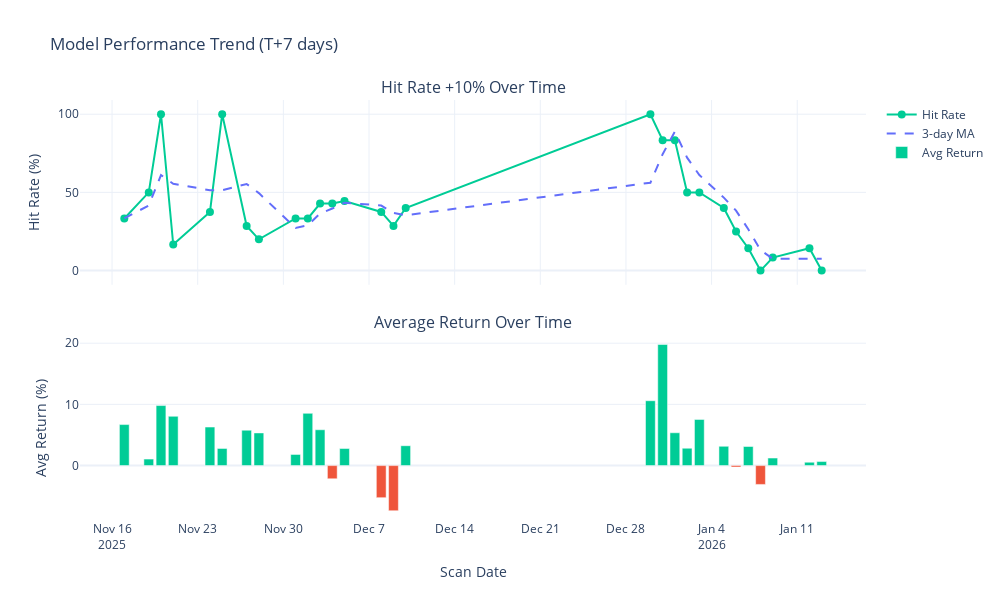

Here is the notebook cell this chart was saved with:
### Code cell
# ═══════════════════════════════════════════════════════════════════════════════
# 4. PERFORMANCE TREND OVER TIME
# ═══════════════════════════════════════════════════════════════════════════════

print("📈 Model Performance Trend:")
print("="*60)
trend_df = compute_daily_trend(backtest_df, period=PRIMARY_PERIOD)
display(trend_df)

plot_trend_over_time(backtest_df, period=PRIMARY_PERIOD)

### Figure 1 — Plotly figure (JSON) as saved in the notebook; plotly's stock layout.template omitted (floating-point values rounded to 4 significant figures)
{"data": [{"line": {"color": "#00CC96", "width": 2}, "marker": {"size": 8}, "mode": "lines+markers", "name": "Hit Rate", "type": "scatter", "x": ["2025-11-17", "2025-11-19", "2025-11-20", "2025-11-21", "2025-11-24", "2025-11-25", "2025-11-27", "2025-11-28", "2025-12-01", "2025-12-02", "2025-12-03", "2025-12-04", "2025-12-05", "2025-12-08", "2025-12-09", "2025-12-10", "2025-12-30", "2025-12-31", "2026-01-01", "2026-01-02", "2026-01-03", "2026-01-05", "2026-01-06", "2026-01-07", "2026-01-08", "2026-01-09", "2026-01-12", "2026-01-13"], "xaxis": "x", "y": [33.33, 50.0, 100.0, 16.67, 37.5, 100.0, 28.57, 20.0, 33.33, 33.33, 42.86, 42.86, 44.44, 37.5, 28.57, 40.0, 100.0, 83.33, 83.33, 50.0, 50.0, 40.0, 25.0, 14.29, 0.0, 8.333, 14.29, 0.0], "yaxis": "y"}, {"line": {"color": "#636EFA", "dash": "dash", "width": 2}, "mode": "lines", "name": "3-day MA", "type": "scatter", "x": ["2025-11-17", "2025-11-19", "2025-11-20", "2025-11-21", "2025-11-24", "2025-11-25", "2025-11-27", "2025-11-28", "2025-12-01", "2025-12-02", "2025-12-03", "2025-12-04", "2025-12-05", "2025-12-08", "2025-12-09", "2025-12-10", "2025-12-30", "2025-12-31", "2026-01-01", "2026-01-02", "2026-01-03", "2026-01-05", "2026-01-06", "2026-01-07", "2026-01-08", "2026-01-09", "2026-01-12", "2026-01-13"], "xaxis": "x", "y": [33.33, 41.67, 61.11, 55.56, 51.39, 51.39, 55.36, 49.52, 27.3, 28.89, 36.51, 39.68, 43.39, 41.6, 36.84, 35.36, 56.19, 74.44, 88.89, 72.22, 61.11, 46.67, 38.33, 26.43, 13.1, 7.54, 7.54, 7.54], "yaxis": "y"}, {"marker": {"color": ["#00CC96", "#00CC96", "#00CC96", "#00CC96", "#00CC96", "#00CC96", "#00CC96", "#00CC96", "#00CC96", "#00CC96", "#00CC96", "#EF553B", "#00CC96", "#EF553B", "#EF553B", "#00CC96", "#00CC96", "#00CC96", "#00CC96", "#00CC96", "#00CC96", "#00CC96", "#EF553B", "#00CC96", "#EF553B", "#00CC96", "#00CC96", "#00CC96"]}, "name": "Avg Return", "type": "bar", "x": ["2025-11-17", "2025-11-19", "2025-11-20", "2025-11-21", "2025-11-24", "2025-11-25", "2025-11-27", "2025-11-28", "2025-12-01", "2025-12-02", "2025-12-03", "2025-12-04", "2025-12-05", "2025-12-08", "2025-12-09", "2025-12-10", "2025-12-30", "2025-12-31", "2026-01-01", "2026-01-02", "2026-01-03", "2026-01-05", "2026-01-06", "2026-01-07", "2026-01-08", "2026-01-09", "2026-01-12", "2026-01-13"], "xaxis": "x2", "y": [6.703, 1.06, 9.81, 8.053, 6.295, 2.81, 5.786, 5.34, 1.832, 8.538, 5.856, -2.157, 2.788, -5.232, -7.379, 3.25, 10.6, 19.8, 5.367, 2.84, 7.543, 3.154, -0.2412, 3.123, -3.076, 1.232, 0.5514, 0.66], "yaxis": "y2"}], "layout": {"annotations": [{"font": {"size": 16}, "showarrow": false, "text": "Hit Rate +10% Over Time", "x": 0.5, "xanchor": "center", "xref": "paper", "y": 1, "yanchor": "bottom", "yref": "paper"}, {"font": {"size": 16}, "showarrow": false, "text": "Average Return Over Time", "x": 0.5, "xanchor": "center", "xref": "paper", "y": 0.44, "yanchor": "bottom", "yref": "paper"}], "height": 600, "showlegend": true, "title": {"text": "Model Performance Trend (T+7 days)"}, "width": 1000, "xaxis": {"anchor": "y", "domain": [0, 1], "matches": "x2", "showticklabels": false}, "xaxis2": {"anchor": "y2", "domain": [0, 1], "title": {"text": "Scan Date"}}, "yaxis": {"anchor": "x", "domain": [0.56, 1], "title": {"text": "Hit Rate (%)"}}, "yaxis2": {"anchor": "x2", "domain": [0, 0.44], "title": {"text": "Avg Return (%)"}}}}
